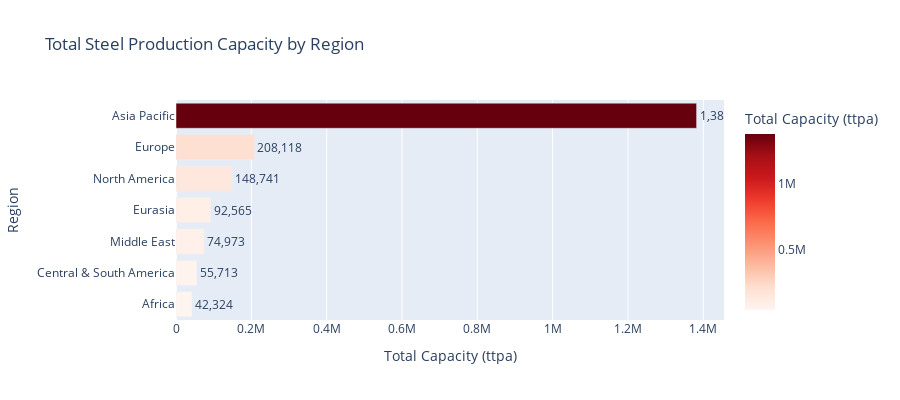
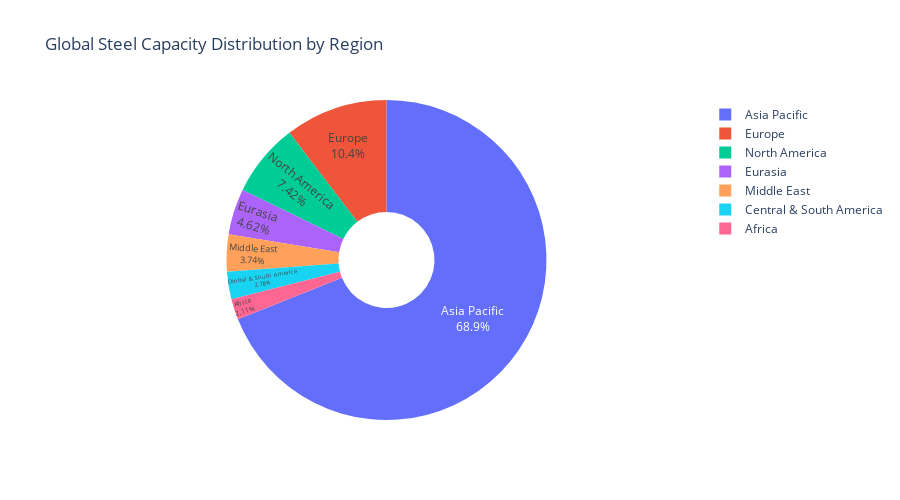

Source (notebook cell) for these figures, in order:
### Markdown cell above
### Question 4: Capacity Analysis
**Task:** Analyze the capacity distribution.
- What is the total global steel production capacity?
- Which companies have the highest total capacity?
- How does capacity vary by region?

### Code cell
# --- Global capacity overview ---
# Calculate total global steel production capacity and number of plants with valid capacity data.
total_capacity = df['Nominal crude steel capacity (ttpa)'].sum()
plants_with_capacity = df['Nominal crude steel capacity (ttpa)'].notna().sum()

# Display overall capacity metrics for the dataset.
print("Global Steel Production Capacity:\n")
print(f"  Total capacity: {total_capacity:,.0f} ttpa")  # Total steel output capacity across all plants
print(f"  Plants with capacity data: {plants_with_capacity} out of {len(df)}")  # Data completeness
print(f"  Average capacity per plant: {df['Nominal crude steel capacity (ttpa)'].mean():,.0f} ttpa")  # Mean plant size

# --- Regional analysis ---
# Group data by region to compare total, count, and average plant capacity.
capacity_by_region = (
    df.groupby('Region')['Nominal crude steel capacity (ttpa)']
    .agg(['sum', 'count', 'mean'])
    .round(0)
)
capacity_by_region.columns = ['Total Capacity (ttpa)', 'Number of Plants', 'Average Capacity (ttpa)']
capacity_by_region = capacity_by_region.sort_values('Total Capacity (ttpa)', ascending=False)

# Display aggregated capacity data per region.
print("\nCapacity by Region:\n")
print(capacity_by_region)

# --- Visualization 1: Regional total capacity ---
# Horizontal bar chart showing total steel capacity per region.
# Useful for identifying which regions dominate global production.
fig1 = px.bar(
    capacity_by_region.reset_index(),
    x='Total Capacity (ttpa)',
    y='Region',
    orientation='h',
    title='Total Steel Production Capacity by Region',
    labels={'Total Capacity (ttpa)': 'Total Capacity (ttpa)', 'Region': 'Region'},
    color='Total Capacity (ttpa)',
    color_continuous_scale='Reds',
    text='Total Capacity (ttpa)'
)
fig1.update_layout(
    yaxis={'categoryorder': 'total ascending'},
    showlegend=False,
    height=400
)
fig1.update_traces(
    texttemplate='%{text:,.0f}',  # Display formatted capacity values
    textposition='outside'
)
fig1.show()

# --- Visualization 2: Regional share of global capacity ---
# Pie (donut) chart highlighting each region’s share of total global capacity.
fig2 = px.pie(
    capacity_by_region.reset_index(),
    values='Total Capacity (ttpa)',
    names='Region',
    title='Global Steel Capacity Distribution by Region',
    hole=0.3
)
fig2.update_traces(textposition='inside', textinfo='percent+label')
fig2.update_layout(height=500)
fig2.show()

# --- Key takeaways ---
# Summarize the most important insights derived from capacity distribution.
print(f"\nKey Insights:")
print(f"  • {capacity_by_region.index[0]} has the highest capacity with {capacity_by_region.iloc[0, 0]:,.0f} ttpa "
      f"({capacity_by_region.iloc[0, 0]/total_capacity*100:.1f}%)")
print(f"  • Top 3 regions account for {capacity_by_region.head(3)['Total Capacity (ttpa)'].sum():,.0f} ttpa "
      f"({capacity_by_region.head(3)['Total Capacity (ttpa)'].sum()/total_capacity*100:.1f}%)")
print(f"  • Highest average plant capacity: {capacity_by_region['Average Capacity (ttpa)'].idxmax()} "
      f"({capacity_by_region['Average Capacity (ttpa)'].max():,.0f} ttpa)")

### Figure 1 — Plotly figure (JSON) as saved in the notebook; plotly's stock layout.template omitted (floating-point values rounded to 4 significant figures)
{"data": [{"hovertemplate": "Total Capacity (ttpa)=%{marker.color}<br>Region=%{y}<extra></extra>", "legendgroup": "", "marker": {"color": [1382000.0, 208100.0, 148700.0, 92560.0, 74970.0, 55710.0, 42320.0], "coloraxis": "coloraxis", "pattern": {"shape": ""}}, "name": "", "orientation": "h", "showlegend": false, "text": [1382000.0, 208100.0, 148700.0, 92560.0, 74970.0, 55710.0, 42320.0], "textposition": "outside", "texttemplate": "%{text:,.0f}", "type": "bar", "x": [1382000.0, 208100.0, 148700.0, 92560.0, 74970.0, 55710.0, 42320.0], "xaxis": "x", "y": ["Asia Pacific", "Europe", "North America", "Eurasia", "Middle East", "Central & South America", "Africa"], "yaxis": "y"}], "layout": {"barmode": "relative", "coloraxis": {"colorbar": {"title": {"text": "Total Capacity (ttpa)"}}, "colorscale": [[0, "rgb(255,245,240)"], [0.125, "rgb(254,224,210)"], [0.25, "rgb(252,187,161)"], [0.375, "rgb(252,146,114)"], [0.5, "rgb(251,106,74)"], [0.625, "rgb(239,59,44)"], [0.75, "rgb(203,24,29)"], [0.875, "rgb(165,15,21)"], [1, "rgb(103,0,13)"]]}, "height": 400, "legend": {"tracegroupgap": 0}, "showlegend": false, "title": {"text": "Total Steel Production Capacity by Region"}, "xaxis": {"anchor": "y", "domain": [0, 1], "title": {"text": "Total Capacity (ttpa)"}}, "yaxis": {"anchor": "x", "categoryorder": "total ascending", "domain": [0, 1], "title": {"text": "Region"}}}}

### Figure 2 — Plotly figure (JSON) as saved in the notebook; plotly's stock layout.template omitted (floating-point values rounded to 4 significant figures)
{"data": [{"domain": {"x": [0, 1], "y": [0, 1]}, "hole": 0.3, "hovertemplate": "Region=%{label}<br>Total Capacity (ttpa)=%{value}<extra></extra>", "labels": ["Asia Pacific", "Europe", "North America", "Eurasia", "Middle East", "Central & South America", "Africa"], "legendgroup": "", "name": "", "showlegend": true, "textinfo": "percent+label", "textposition": "inside", "type": "pie", "values": [1382000.0, 208100.0, 148700.0, 92560.0, 74970.0, 55710.0, 42320.0]}], "layout": {"height": 500, "legend": {"tracegroupgap": 0}, "title": {"text": "Global Steel Capacity Distribution by Region"}}}
